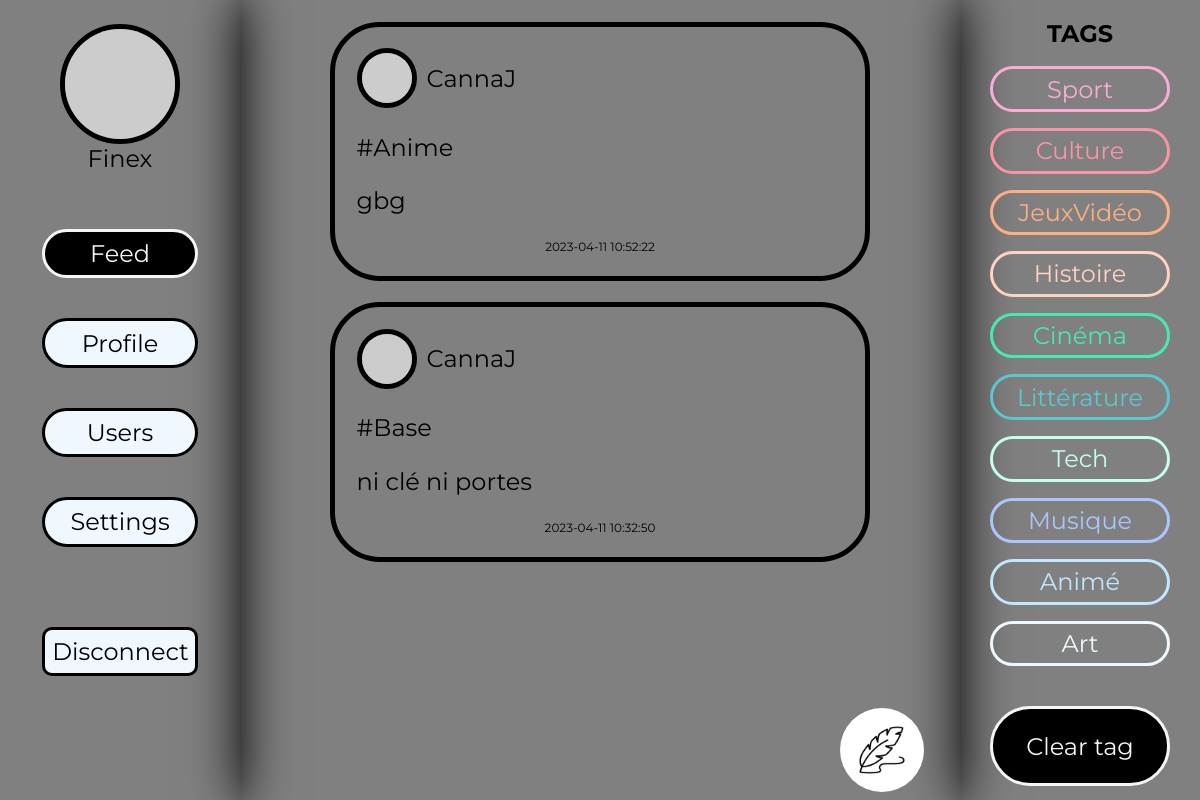
Page /index.php (signed in) on the earlier database version.
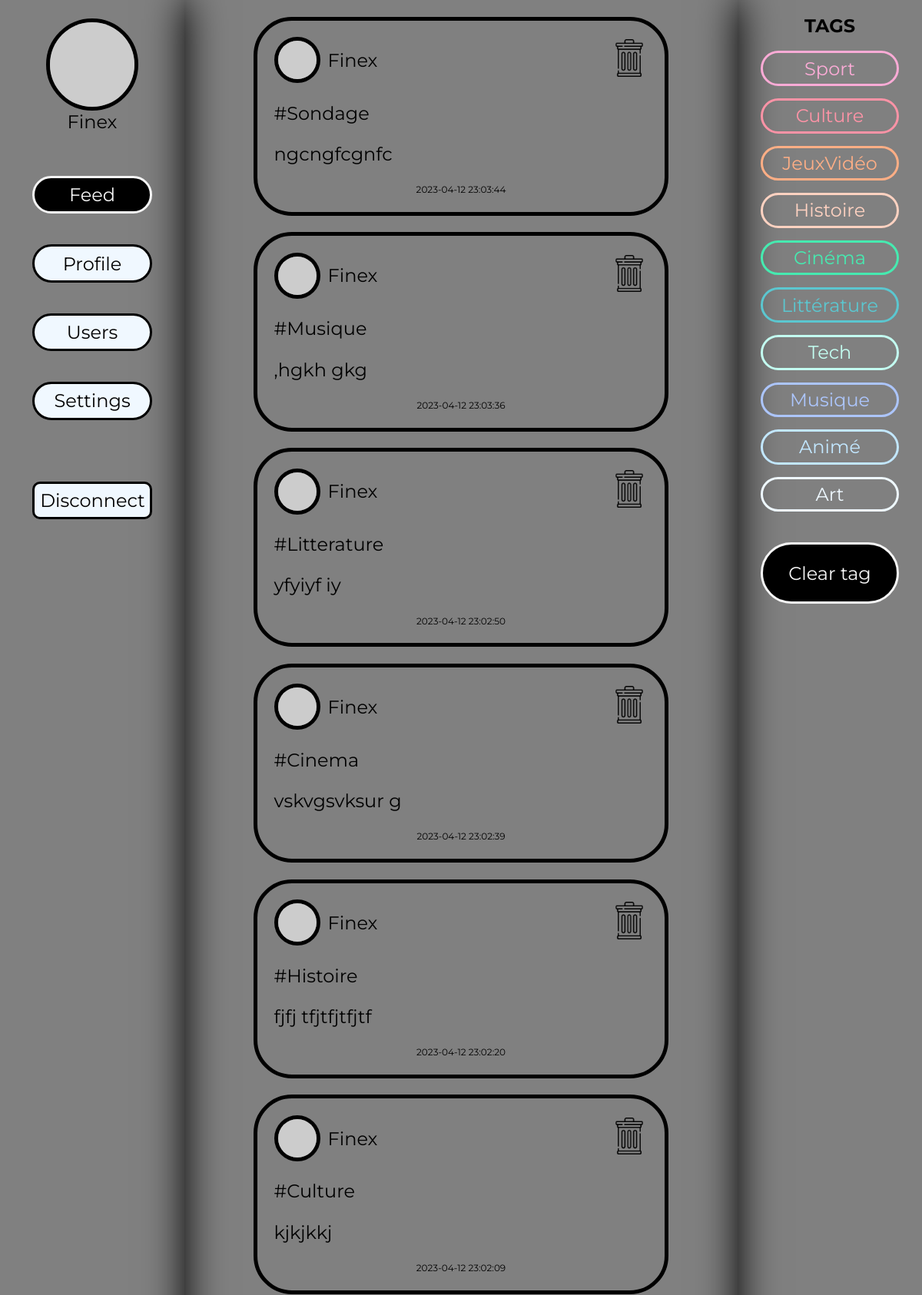
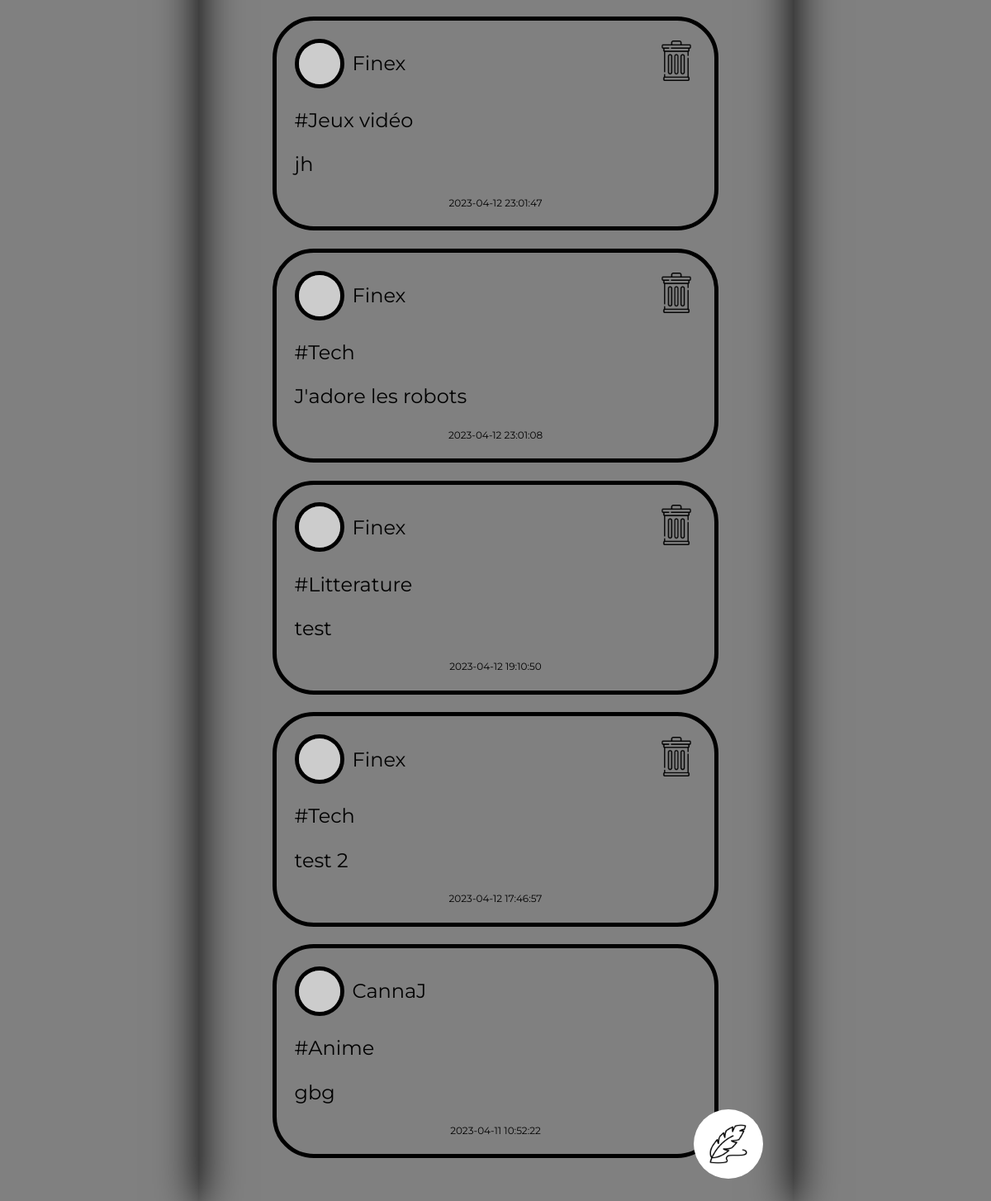
Same page on the later database version (2 pictures, top to bottom).
### tables this page shows
CREATE TABLE `post` (
  `id` int NOT NULL,
  `content` text NOT NULL,
  `tag` varchar(50) NOT NULL,
  `thumb_up` int NOT NULL,
  `date` datetime NOT NULL,
  `user_id` int NOT NULL
);

CREATE TABLE `users` (
  `id` int NOT NULL,
  `prenom` varchar(50) NOT NULL,
  `nom` varchar(50) NOT NULL,
  `pseudo` varchar(50) NOT NULL,
  `mail` text NOT NULL,
  `mdp` text NOT NULL,
  `profile_picture` text NOT NULL
);

### index.php (the view, shortened to what the changed rows need)
<?php
require_once "connexion.php";
?>
<!DOCTYPE html>
<html lang="fr">
<head>
    <link rel="stylesheet" href="CSS/style.css">
</head>
<body>
    <div id="main">
        <main id="posts">
            <?php
            $requete = $database->prepare('SELECT * FROM post ORDER BY date DESC');
            $requete->execute();
            $posts = $requete->fetchAll(PDO::FETCH_ASSOC);
            $link = $database->prepare('SELECT * FROM post INNER JOIN users ON post.user_id = users.id');
            $link->execute();
            $linked_table = $link->fetchAll(PDO::FETCH_ASSOC);
            foreach($posts as $post) {
                foreach($linked_table as $ligne_table) {
                    if($ligne_table['id'] == $post['user_id']) {
                        $pseudo = $ligne_table['pseudo'];
                        $image = $ligne_table['profile_picture'];
                    }
                }?>
                <section class="post">
                    <div class="profile">
                        <div class="identity">
                            <div class="mini_profile_picture">
                                <img class="photo" src=<?php echo $image; ?> alt="mini photo de profile">
                            </div>
                            <div class="username">
                            <?php echo $pseudo; ?>
                            </div>
                        </div>
                        <div class="trash" id=<?php echo $post["id"]; ?>>
                            <?php
                            if(isSet($_SESSION["id"])){
                                if($_SESSION['id'] == $post['user_id']){
                                ?>
                                    <img src="assets/icones/poubelle.png" alt="bouton de suppression de post">
                                <?php
                                }}?>
                        </div>
                    </div>
                    <div class="nameOfTag">
                        <?php echo "#".$post['tag']; ?>
                    </div>
                    <article class="text">
                        <?php echo $post['content']; ?>
                    </article>
                    <div class="date">
                        <?php echo $post['date']?>
                    </div>
                </section>
                <?php
                }
                ?>
        </main>
    </div>
</body>
</html>

Differences in the rows shown:
removed post: user.pseudo "CannaJ", tag "Base", content "ni clé ni portes", date "2023-04-11 10:32:50"
added post: user.pseudo "Finex", tag "Sondage", content "ngcngfcgnfc", date "2023-04-12 23:03:44"
added post: user.pseudo "Finex", tag "Musique", content ",hgkh gkg", date "2023-04-12 23:03:36"
added post: user.pseudo "Finex", tag "Litterature", content "yfyiyf iy", date "2023-04-12 23:02:50"
added post: user.pseudo "Finex", tag "Cinema", content "vskvgsvksur g", date "2023-04-12 23:02:39"
added post: user.pseudo "Finex", tag "Histoire", content "fjfj tfjtfjtfjtf", date "2023-04-12 23:02:20"
added post: user.pseudo "Finex", tag "Culture", content "kjkjkkj", date "2023-04-12 23:02:09"
added post: user.pseudo "Finex", tag "Jeux vidéo", content "jh", date "2023-04-12 23:01:47"
added post: user.pseudo "Finex", tag "Tech", content "J'adore les robots", date "2023-04-12 23:01:08"
added post: user.pseudo "Finex", tag "Litterature", content "test", date "2023-04-12 19:10:50"
added post: user.pseudo "Finex", tag "Tech", content "test 2", date "2023-04-12 17:46:57"
